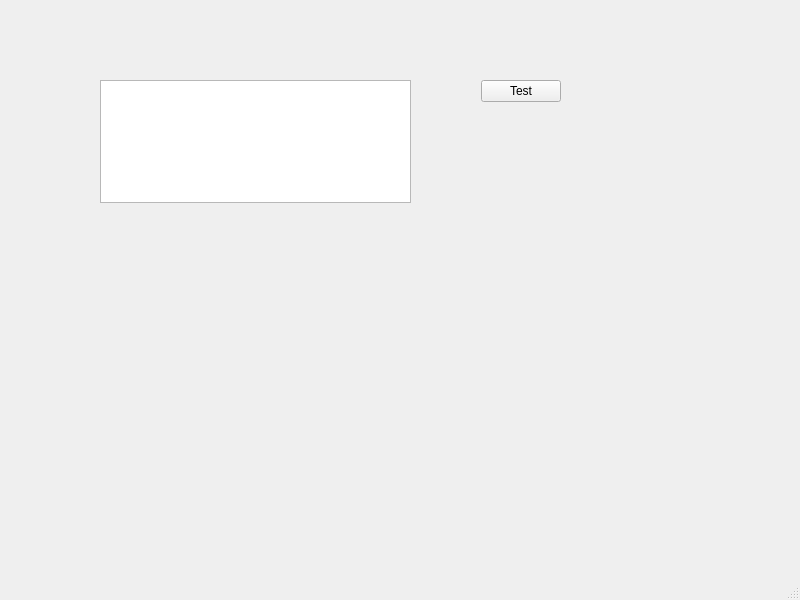
<?xml version="1.0" encoding="UTF-8"?>
<ui version="4.0">
 <class>WBSDpaytest</class>
 <widget class="QMainWindow" name="WBSDpaytest">
  <property name="geometry">
   <rect>
    <x>0</x>
    <y>0</y>
    <width>800</width>
    <height>600</height>
   </rect>
  </property>
  <property name="windowTitle">
   <string>MainWindow</string>
  </property>
  <widget class="QWidget" name="centralwidget">
   <widget class="QWidget" name="horizontalLayoutWidget">
    <property name="geometry">
     <rect>
      <x>50</x>
      <y>30</y>
      <width>561</width>
      <height>223</height>
     </rect>
    </property>
    <layout class="QHBoxLayout" name="horizontalLayout">
     <property name="spacing">
      <number>30</number>
     </property>
     <property name="leftMargin">
      <number>50</number>
     </property>
     <property name="topMargin">
      <number>50</number>
     </property>
     <property name="rightMargin">
      <number>50</number>
     </property>
     <property name="bottomMargin">
      <number>50</number>
     </property>
     <item>
      <widget class="QPlainTextEdit" name="plainTextEdit"/>
     </item>
     <item>
      <spacer name="horizontalSpacer">
       <property name="orientation">
        <enum>Qt::Horizontal</enum>
       </property>
       <property name="sizeType">
        <enum>QSizePolicy::Fixed</enum>
       </property>
       <property name="sizeHint" stdset="0">
        <size>
         <width>40</width>
         <height>20</height>
        </size>
       </property>
      </spacer>
     </item>
     <item>
      <layout class="QVBoxLayout" name="verticalLayout_2">
       <item>
        <widget class="QPushButton" name="btn_test">
         <property name="text">
          <string>Test</string>
         </property>
        </widget>
       </item>
       <item>
        <spacer name="verticalSpacer">
         <property name="orientation">
          <enum>Qt::Vertical</enum>
         </property>
         <property name="sizeHint" stdset="0">
          <size>
           <width>20</width>
           <height>40</height>
          </size>
         </property>
        </spacer>
       </item>
      </layout>
     </item>
    </layout>
   </widget>
  </widget>
  <widget class="QMenuBar" name="menubar">
   <property name="geometry">
    <rect>
     <x>0</x>
     <y>0</y>
     <width>800</width>
     <height>21</height>
    </rect>
   </property>
  </widget>
  <widget class="QStatusBar" name="statusbar"/>
 </widget>
 <resources/>
 <connections/>
</ui>
